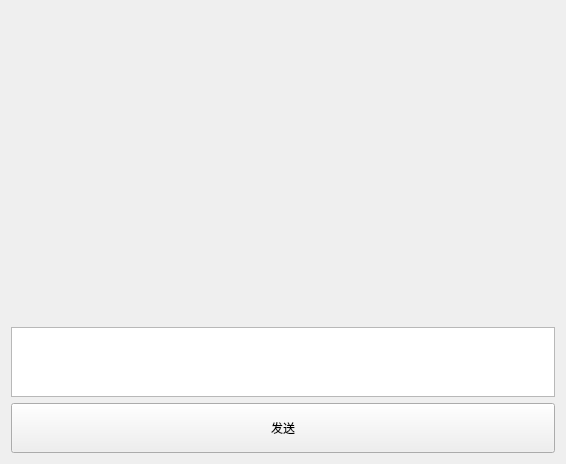
<?xml version="1.0" encoding="UTF-8"?>
<ui version="4.0">
 <class>Widget</class>
 <widget class="QWidget" name="Widget">
  <property name="geometry">
   <rect>
    <x>0</x>
    <y>0</y>
    <width>566</width>
    <height>464</height>
   </rect>
  </property>
  <property name="sizePolicy">
   <sizepolicy hsizetype="Fixed" vsizetype="Fixed">
    <horstretch>0</horstretch>
    <verstretch>0</verstretch>
   </sizepolicy>
  </property>
  <property name="minimumSize">
   <size>
    <width>0</width>
    <height>0</height>
   </size>
  </property>
  <property name="windowTitle">
   <string>Widget</string>
  </property>
  <property name="styleSheet">
   <string notr="true"/>
  </property>
  <layout class="QVBoxLayout" name="verticalLayout" stretch="8,1,1">
   <item>
    <widget class="ChatView" name="chatView" native="true"/>
   </item>
   <item>
    <widget class="QTextEdit" name="question_textEdit"/>
   </item>
   <item>
    <widget class="QPushButton" name="send_btn">
     <property name="minimumSize">
      <size>
       <width>0</width>
       <height>50</height>
      </size>
     </property>
     <property name="text">
      <string>发送</string>
     </property>
    </widget>
   </item>
  </layout>
 </widget>
 <customwidgets>
  <customwidget>
   <class>ChatView</class>
   <extends>QWidget</extends>
   <header>ChatView.h</header>
   <container>1</container>
  </customwidget>
 </customwidgets>
 <resources/>
 <connections/>
</ui>
